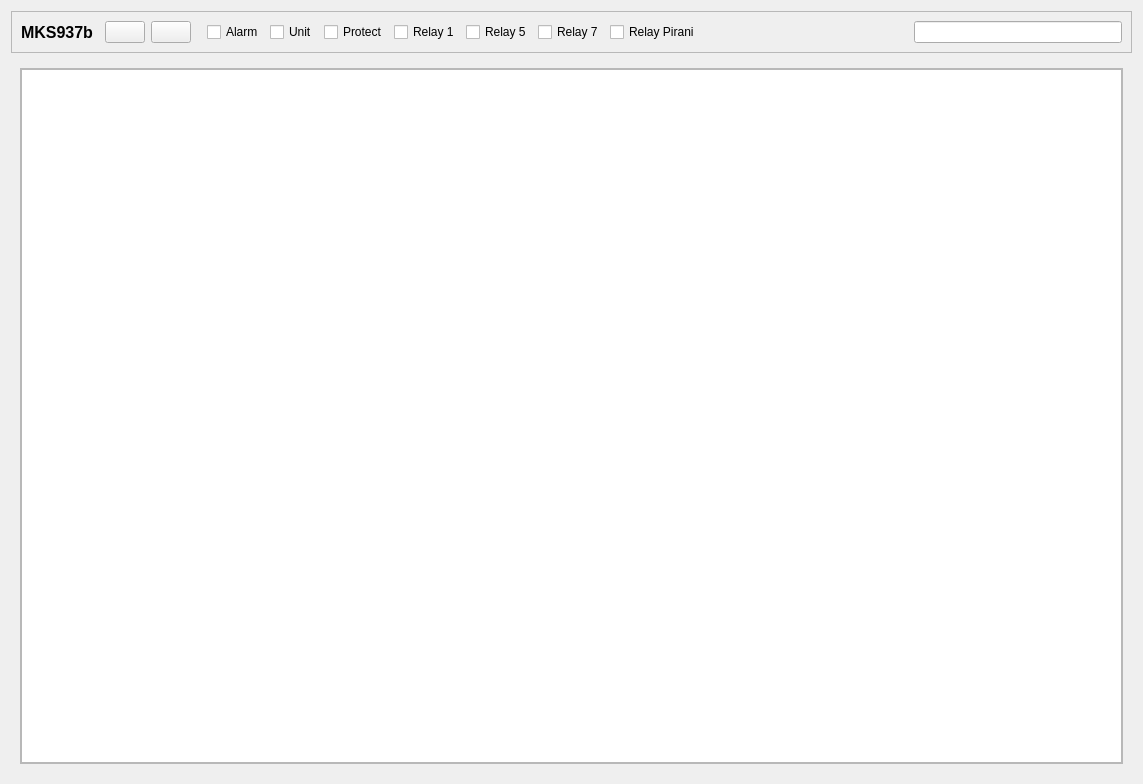
<?xml version="1.0" encoding="UTF-8"?>
<ui version="4.0">
 <class>Form</class>
 <widget class="QWidget" name="Form">
  <property name="geometry">
   <rect>
    <x>0</x>
    <y>0</y>
    <width>1143</width>
    <height>784</height>
   </rect>
  </property>
  <property name="windowTitle">
   <string>Form</string>
  </property>
  <layout class="QGridLayout" name="gridLayout_2">
   <item row="0" column="0">
    <widget class="QFrame" name="frame">
     <property name="frameShape">
      <enum>QFrame::StyledPanel</enum>
     </property>
     <property name="frameShadow">
      <enum>QFrame::Raised</enum>
     </property>
     <property name="lineWidth">
      <number>1</number>
     </property>
     <layout class="QGridLayout" name="gridLayout_11">
      <item row="0" column="21">
       <widget class="QCheckBox" name="checkBoxRelayPirani">
        <property name="text">
         <string>Relay Pirani</string>
        </property>
       </widget>
      </item>
      <item row="0" column="20">
       <widget class="QCheckBox" name="checkBoxRelay7">
        <property name="text">
         <string>Relay 7</string>
        </property>
       </widget>
      </item>
      <item row="0" column="22">
       <spacer name="horizontalSpacer">
        <property name="orientation">
         <enum>Qt::Horizontal</enum>
        </property>
        <property name="sizeHint" stdset="0">
         <size>
          <width>40</width>
          <height>20</height>
         </size>
        </property>
       </spacer>
      </item>
      <item row="0" column="23">
       <widget class="QLineEdit" name="tfFilter"/>
      </item>
      <item row="0" column="18">
       <widget class="QCheckBox" name="checkBoxRelay1">
        <property name="text">
         <string>Relay 1</string>
        </property>
       </widget>
      </item>
      <item row="0" column="0">
       <widget class="QLabel" name="lbl_title">
        <property name="font">
         <font>
          <pointsize>12</pointsize>
          <weight>75</weight>
          <bold>true</bold>
         </font>
        </property>
        <property name="text">
         <string>MKS937b</string>
        </property>
        <property name="alignment">
         <set>Qt::AlignCenter</set>
        </property>
       </widget>
      </item>
      <item row="0" column="12">
       <widget class="PyDMPushButton" name="btnNavLeft">
        <property name="toolTip">
         <string/>
        </property>
        <property name="whatsThis">
         <string>
    Basic PushButton to send a fixed value.

    The PyDMPushButton is meant to hold a specific value, and send that value
    to a channel when it is clicked, much like the MessageButton does in EDM.
    The PyDMPushButton works in two different modes of operation, first, a
    fixed value can be given to the :attr:`.pressValue` attribute, whenever the
    button is clicked a signal containing this value will be sent to the
    connected channel. This is the default behavior of the button. However, if
    the :attr:`.relativeChange` is set to True, the fixed value will be added
    to the current value of the channel. This means that the button will
    increment a channel by a fixed amount with every click, a consistent
    relative move

    Parameters
    ----------
    parent : QObject, optional
        Parent of PyDMPushButton

    label : str, optional
        String to place on button

    icon : QIcon, optional
        An Icon to display on the PyDMPushButton

    pressValue : int, float, str
        Value to be sent when the button is clicked

    relative : bool, optional
        Choice to have the button perform a relative put, instead of always
        setting to an absolute value

    init_channel : str, optional
        ID of channel to manipulate

    </string>
        </property>
       </widget>
      </item>
      <item row="0" column="19">
       <widget class="QCheckBox" name="checkBoxRelay5">
        <property name="text">
         <string>Relay 5</string>
        </property>
       </widget>
      </item>
      <item row="0" column="9">
       <widget class="QWidget" name="widget" native="true"/>
      </item>
      <item row="0" column="14">
       <spacer name="horizontalSpacer_2">
        <property name="orientation">
         <enum>Qt::Horizontal</enum>
        </property>
        <property name="sizeType">
         <enum>QSizePolicy::Fixed</enum>
        </property>
        <property name="sizeHint" stdset="0">
         <size>
          <width>10</width>
          <height>20</height>
         </size>
        </property>
       </spacer>
      </item>
      <item row="0" column="13">
       <widget class="PyDMPushButton" name="btnNavRight">
        <property name="toolTip">
         <string/>
        </property>
       </widget>
      </item>
      <item row="0" column="16">
       <widget class="QCheckBox" name="checkBoxUnit">
        <property name="text">
         <string>Unit</string>
        </property>
       </widget>
      </item>
      <item row="0" column="15">
       <widget class="QCheckBox" name="checkBoxAlarm">
        <property name="text">
         <string>Alarm</string>
        </property>
       </widget>
      </item>
      <item row="0" column="17">
       <widget class="QCheckBox" name="checkBoxProtect">
        <property name="text">
         <string>Protect</string>
        </property>
       </widget>
      </item>
     </layout>
    </widget>
   </item>
   <item row="1" column="0">
    <widget class="QWidget" name="widget_2" native="true">
     <layout class="QGridLayout" name="gridLayout">
      <item row="0" column="0">
       <widget class="QScrollArea" name="scrollArea">
        <property name="widgetResizable">
         <bool>true</bool>
        </property>
        <widget class="QWidget" name="scrollAreaWidgetContents">
         <property name="geometry">
          <rect>
           <x>0</x>
           <y>0</y>
           <width>1101</width>
           <height>678</height>
          </rect>
         </property>
         <layout class="QGridLayout" name="gridLayout_3">
          <property name="leftMargin">
           <number>0</number>
          </property>
          <property name="topMargin">
           <number>0</number>
          </property>
          <property name="rightMargin">
           <number>0</number>
          </property>
          <property name="bottomMargin">
           <number>0</number>
          </property>
          <item row="0" column="0">
           <widget class="QTableWidget" name="table"/>
          </item>
         </layout>
        </widget>
       </widget>
      </item>
     </layout>
    </widget>
   </item>
  </layout>
 </widget>
 <customwidgets>
  <customwidget>
   <class>PyDMPushButton</class>
   <extends>QPushButton</extends>
   <header>pydm.widgets.pushbutton</header>
  </customwidget>
 </customwidgets>
 <resources/>
 <connections/>
</ui>
